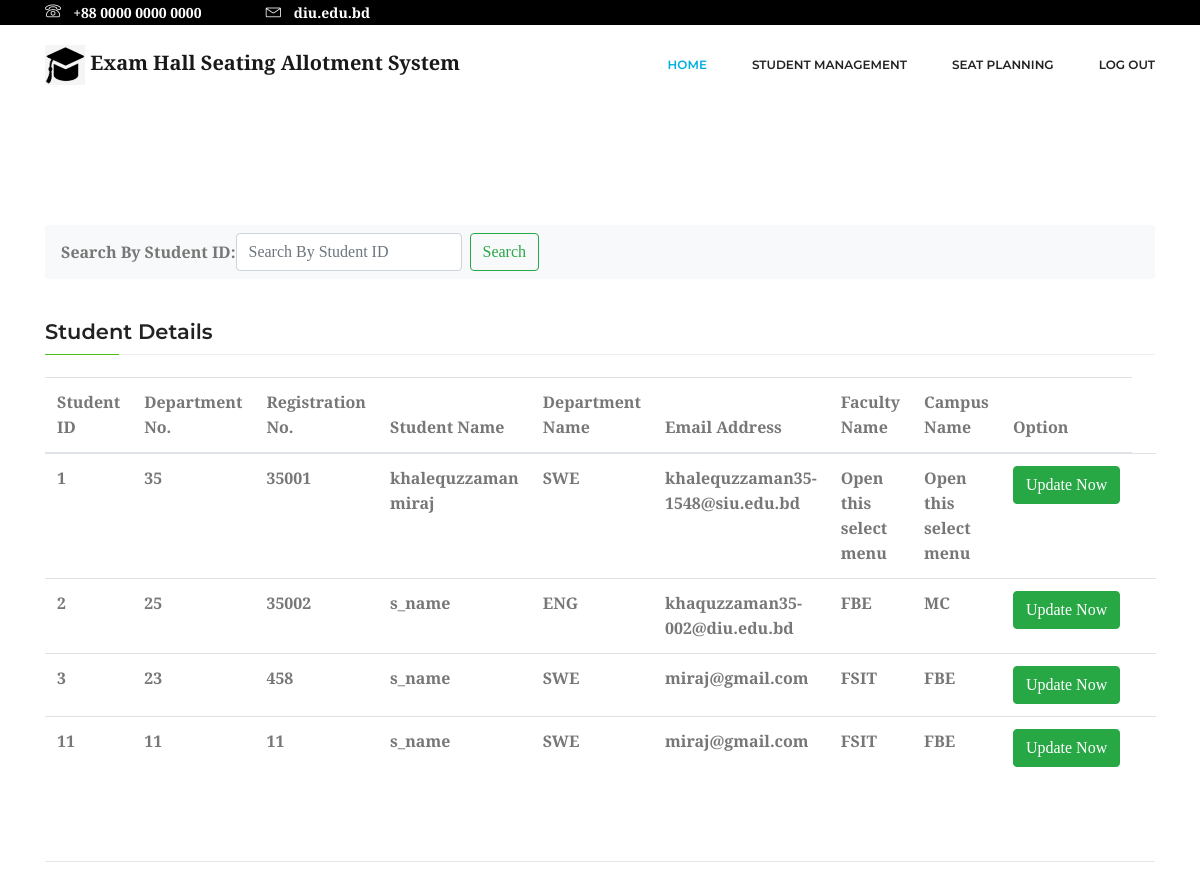
Screenshot of /StudentDetails.php with the database file from the repository.
### tables this page shows
CREATE TABLE `student` (
  `s_id` int(11) NOT NULL,
  `dept_id` int(11) NOT NULL,
  `reg_no` int(11) NOT NULL,
  `s_name` varchar(255) NOT NULL,
  `dept_name` varchar(255) NOT NULL,
  `email` varchar(255) NOT NULL,
  `n_faculty` varchar(255) NOT NULL,
  `campus` varchar(255) NOT NULL,
  `password` varchar(255) NOT NULL
);

### StudentDetails.php (the view, shortened to what this page needs)
<?php
include('AdminMain.php');
$con=mysqli_connect("localhost","root","","exam_hall_seat_plan");
?>
<!DOCTYPE html>
<html lang="en">
<head>
	<link rel="stylesheet" href="css/bootstrap.css">
	<link rel="stylesheet" href="vendors/linericon/style.css">
	<link rel="stylesheet" href="css/font-awesome.min.css">
	<link rel="stylesheet" href="vendors/owl-carousel/owl.carousel.min.css">
	<link rel="stylesheet" href="vendors/lightbox/simpleLightbox.css">
	<link rel="stylesheet" href="vendors/nice-select/css/nice-select.css">
	<link rel="stylesheet" href="vendors/animate-css/animate.css">
	<link rel="stylesheet" href="css/style.css">
</head>
<body>
	<section class="course_details_area section_gap">
	 <div class="container">
        <div class="content">
        	<div>
              <nav class="navbar navbar-light bg-light">
                <form class="form-inline" action="" method="POST">
                  <label>Search By Student ID:</label>
                  <input class="form-control mr-sm-2" type="text" name="s_id" placeholder="Search By Student ID" aria-label="Search" >
                  <input type="submit" class="btn btn-outline-success " type="submit" name="submit1" value="Search"/>
                </form>
              </nav>
            </div>
            <div class="review-top row pt-40">
                <div class="col-lg-12">
                	<h1 class="title">Student Details</h1>
                    <table class="table table-hover">
						<thead>
							<tr>
								<th scope="col">Student ID</th>
								<th scope="col">Department No.</th>
								<th scope="col">Registration No.</th>
								<th scope="col">Student Name</th>
								<th scope="col">Department Name</th>
								<th scope="col">Email Address</th>
								<th scope="col">Faculty Name</th>
								<th scope="col">Campus Name</th>
								<th scope="col">Option</th>
							</tr>
						</thead>
						<tbody>
							<?php
	                            $sql="SELECT * FROM student";
							$result = mysqli_query($con,$sql);
        					while($row = mysqli_fetch_array($result)){
                              echo "
                              <tr>
                              <td>".$row['s_id']."</td>
                              <td>".$row['dept_id']."</td>
                              <td>".$row['reg_no']."</td>
                              <td>".$row['s_name']."</td>
                              <td>".$row['dept_name']."</td>
                              <td>".$row['email']."</td>
                              <td>".$row['n_faculty']."</td>
                              <td>".$row['campus']."</td>
                              <td><a href='Student_Update.php?id=".$row['s_id']."'><button class='btn btn-success'>Update Now</button></a></td>
                              <td>
                              </tr>
                              ";
                            }
							?>
						</tbody>
					</table>
					<br><br>
					<hr>
				</div>
			</div>
		</div>
     </div>
    </section>
</body>
</html>

### rows the page displays
student: s_id "1", dept "35", reg_no "35001", s_name "khalequzzaman miraj", dept_name "SWE", email "khalequzzaman35-1548@siu.edu.bd", n_faculty "Open this select menu", campus "Open this select menu"
student: s_id "2", dept "25", reg_no "35002", s_name "s_name", dept_name "ENG", email "khaquzzaman35-002@diu.edu.bd", n_faculty "FBE", campus "MC"
student: s_id "3", dept "23", reg_no "458", s_name "s_name", dept_name "SWE", email "miraj@gmail.com", n_faculty "FSIT", campus "FBE"
student: s_id "11", dept "11", reg_no "11", s_name "s_name", dept_name "SWE", email "miraj@gmail.com", n_faculty "FSIT", campus "FBE"
